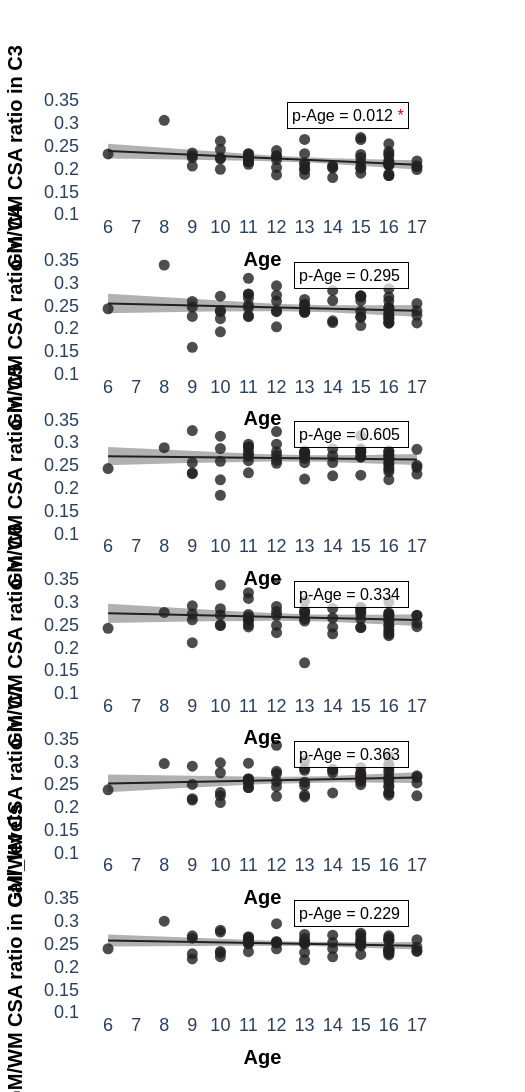

Here is the notebook cell this chart was saved with:
### Markdown cell above
## Plot GM / WM CSA ratio vs Age

### Code cell
plot_ratio(df_GM_WM_SC, 'GM', 'WM', 0.1, 0.35)
